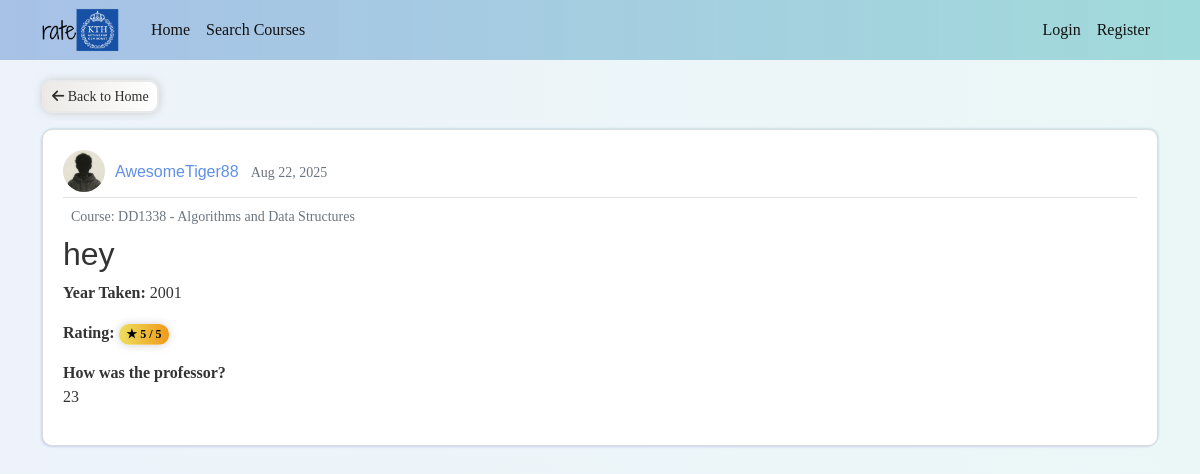
The app's page /post/4 with its own data.
### flasknetwork/models.py (models this page shows, shortened)
class User(db.Model, UserMixin): # the *table* name is 'user' by default, not 'User'
    id = db.Column(db.Integer, primary_key=True)
    username = db.Column(db.String(20), unique=True, nullable=False)
    email = db.Column(db.String(120), unique=True, nullable=False)
    image_file = db.Column(db.String(20), nullable=False, default='default1.png')
    password = db.Column(db.String(60), nullable=False)
    posts = db.relationship('Post', backref='author', lazy=True)
    email_verified = db.Column(db.Boolean, nullable=False, default=False)
    program_id = db.Column(db.Integer, db.ForeignKey('program.id'), nullable=False)
    program = db.relationship('Program', backref='students')

class Post(db.Model):
    id = db.Column(db.Integer, primary_key=True)
    title = db.Column(db.String(100), nullable=False)
    date_posted = db.Column(db.DateTime, nullable=False, default=datetime.utcnow)
    year_taken = db.Column(db.Integer, nullable=False)  # e.g., 2023
    rating = db.Column(db.Integer, nullable=False)  # e.g., 1-5
    answer_q1 = db.Column(db.Text, nullable=True)
    answer_q2 = db.Column(db.Text, nullable=True)
    answer_q3 = db.Column(db.Text, nullable=True)
    answer_q4 = db.Column(db.Text, nullable=True)
    answer_q5 = db.Column(db.Text, nullable=True)
    answer_q6 = db.Column(db.Text, nullable=True)
    user_id = db.Column(db.Integer, db.ForeignKey('user.id'), nullable=False)
    course_id = db.Column(db.Integer, db.ForeignKey('course.id'), nullable=False)
    __table_args__ = (db.UniqueConstraint('user_id', 'course_id', name='one_review_per_course'),)
    course = db.relationship('Course', backref='reviews')
    def get_answered_questions(self):
        questions_map = [
            ("Did you have fun?", self.answer_q1),
            ("How was the professor?", self.answer_q2),
            ("How was the workload?", self.answer_q3),
            ("Did you learn anything or just memorize a bunch of stuff?", self.answer_q4),
            ("What was the best part of the course?", self.answer_q5),
            ("A word to enrolling students?", self.answer_q6),
        ]
        return [(question, answer) for question, answer in questions_map
                if answer and answer.strip()]

class Course(db.Model):
    id = db.Column(db.Integer, primary_key=True)
    name = db.Column(db.String(100), nullable=False, index=True)
    code = db.Column(db.String(20), unique=True, nullable=False, index=True)

### flasknetwork/posts/routes.py (the view)
@posts.route('/post/<int:post_id>')
def post(post_id):
    post = Post.query.get_or_404(post_id)
    return render_template('post.html', title=post.title, post=post)

### flasknetwork/templates/post.html (shortened to what this page needs)
{% extends "layout.html" %}
{% block content %}
    <div class="mb-3">
        <a href="{{ url_for('main.home') }}" class="btn btn-sm gradient-anim gradient-anim--white gradient-shadow">
            <i class="fas fa-arrow-left"></i> Back to Home
        </a>
    </div>
    <article class="d-flex align-items-center content-section position-relative post-section">
        <div class="flex-grow-1">
            <div class="review-metadata">
                <img class="rounded-circle review-img" src="{{ url_for('static', filename='profile_pics/' + post.author.image_file) }}" alt="{{ post.author.username }}'s profile picture">
                <a class="me-2 author-link" href="{{ url_for('users.user_posts', username=post.author.username) }}">{{ post.author.username }}</a>
                <small class="text-muted">{{ post.date_posted.strftime('%b %d, %Y') }}</small>
            </div>
            <small class="text-secondary ms-2 d-block my-2">Course: {{ post.course.code }} - {{ post.course.name }}</small>
            <h2 class="review-title">{{ post.title }}</h2>
            <p><strong>Year Taken:</strong> {{ post.year_taken }}</p>
            <p><strong>Rating:</strong> <span class="badge gradient-shadow {{ 'gradient-anim gradient-anim--yellow' if post.rating == 5 else 'gradient-anim gradient-anim--white' }}">★ {{ post.rating }} / 5</span></p>
            {% for question, answer in post.get_answered_questions() %}
                <div class="mb-3">
                    <p><strong>{{ question }}</strong><br>{{ answer }}</p>
                </div>
            {% endfor %}
        </div>
    </article>
{% endblock content %}

### flasknetwork/static/css/main.css (style rules this page uses)
body { background: linear-gradient(to right, rgba(167, 193, 231, 0.2), rgba(156, 216, 216, 0.2)); color: #333333; margin-top: 5rem; font-family: Georgia, 'Times New Roman', Times, serif; }
h1, h2, h3, h4, h5, h6 { color: #444444; }
.content-section { background: #ffffff; padding: 20px 20px; border: 1px solid #dddddd; border-radius: 10px; margin-bottom: 20px; box-shadow: -1px 1px 2px 0 rgba(32, 18, 183, 0.15), 1px -1px 2px 0 rgba(30, 132, 157, 0.15); }
a.review-title, a.author-link { text-decoration: none; }
a.author-link { color:#6190e8; font-family: 'Franklin Gothic Medium', 'Arial Narrow', Arial, sans-serif; transition: color 0.2s ease-in-out; }
.review-title { color: #333333; word-wrap: break-word; word-break: break-word; hyphens: auto; font-family: 'Franklin Gothic Medium', 'Arial Narrow', Arial, sans-serif; }
.review-img { height: 42px; width: 42px; margin-right: 6px; margin-bottom: 4px; vertical-align: middle; }
.review-metadata { padding-bottom: 1px; margin-bottom: 4px; border-bottom: 1px solid #e3e3e3 }
.post-section { margin-left: 0px; margin-right: 0px; }
.gradient-anim { background: linear-gradient(to right, #a7bfe8 0%, #6190e8 51%, #a7bfe8 100%); box-shadow: 0 0 20px #eee; text-align: center; border-radius: 10px; background-size: 200% auto; background-position: left center; transition: background-position 0.5s ease; color: #000000; }
.gradient-anim--white { background-image: linear-gradient(to right, #ECE9E6 0%, #FFFFFF 51%, #ECE9E6 100%); color: rgb(47, 47, 47); border: 2px solid; border-color: rgb(233, 233, 233); border-radius: 10px; }
.gradient-anim--yellow { background-image: linear-gradient(to right, #EDDE5D 0%, #F09819 51%, #EDDE5D 100%); box-shadow: 0 0 20px #eee; }
.gradient-shadow { box-shadow: 0 0 8px #b0b0b095; }

### records on screen
User: image_file (placeholder picture), author.username "AwesomeTiger88"
Post: date_posted "Aug 22, 2025", title "hey", year_taken "2001", rating "5", question "How was the professor?", answer_q2 "23"
Course: course.code "DD1338", course.name "Algorithms and Data Structures"
